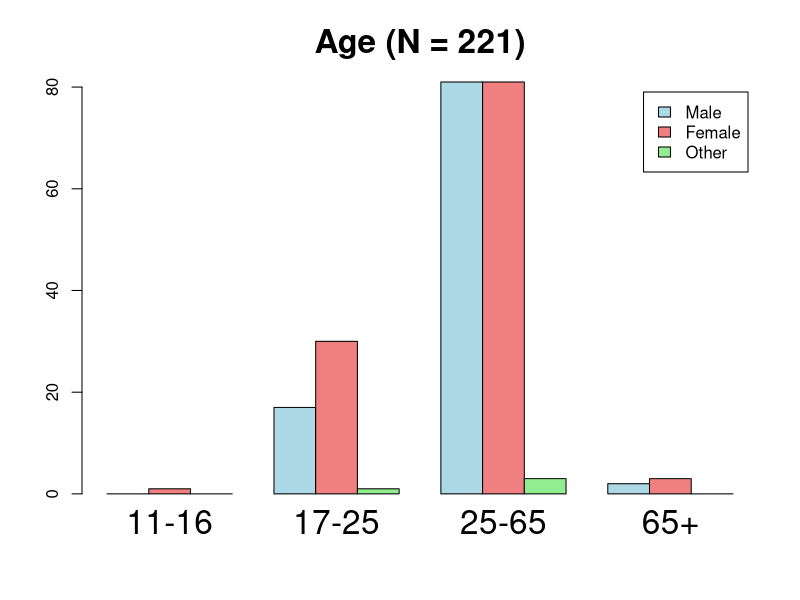
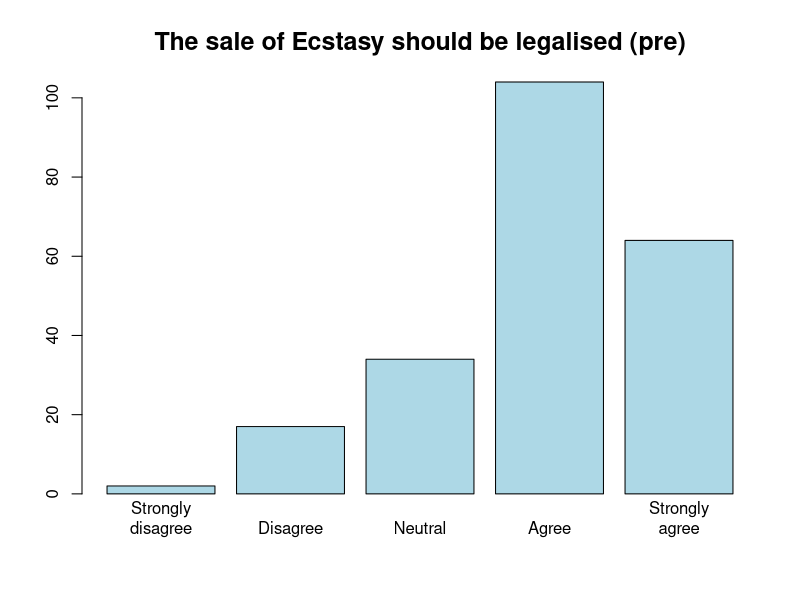
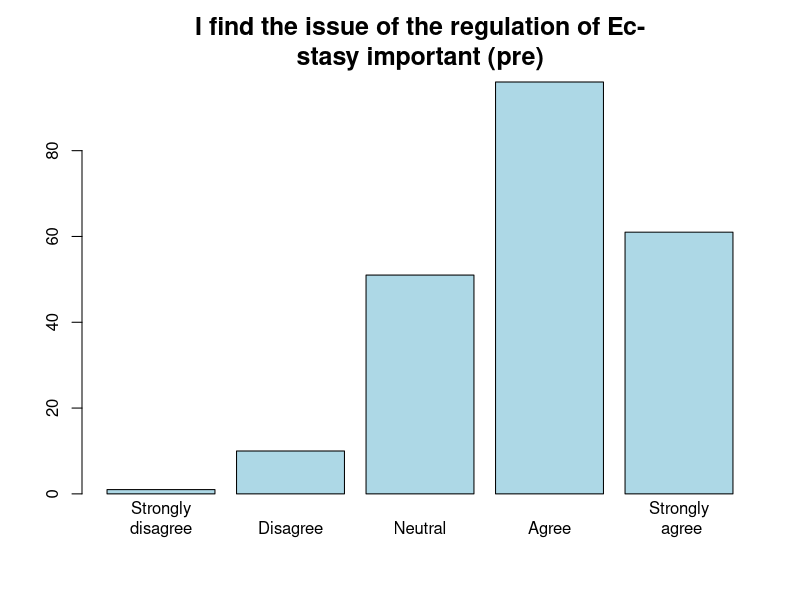
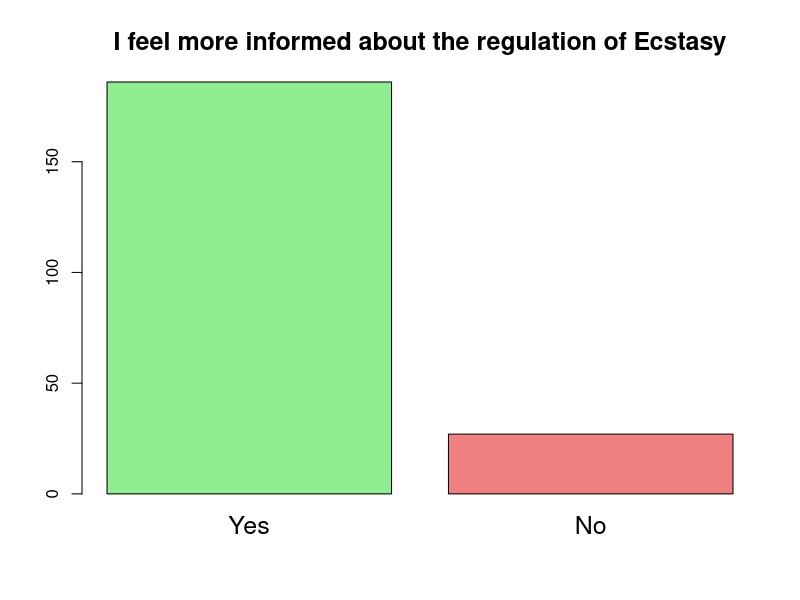
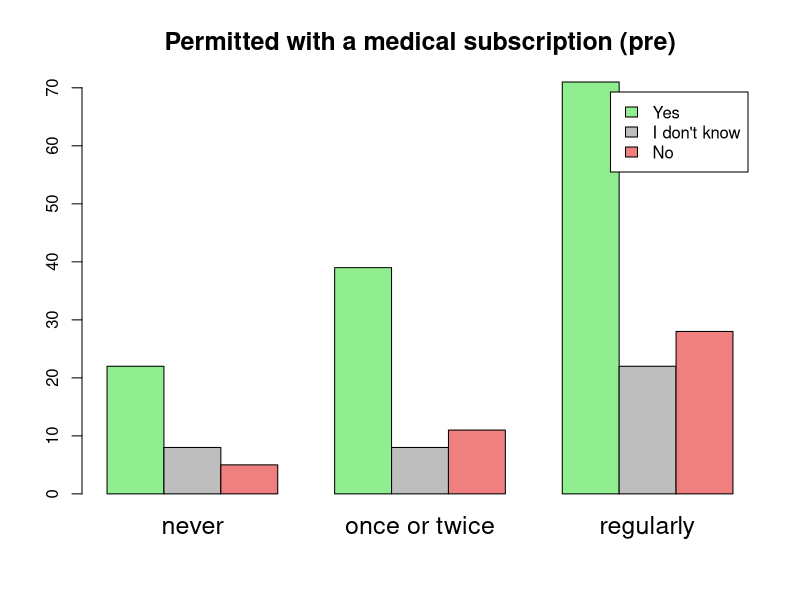
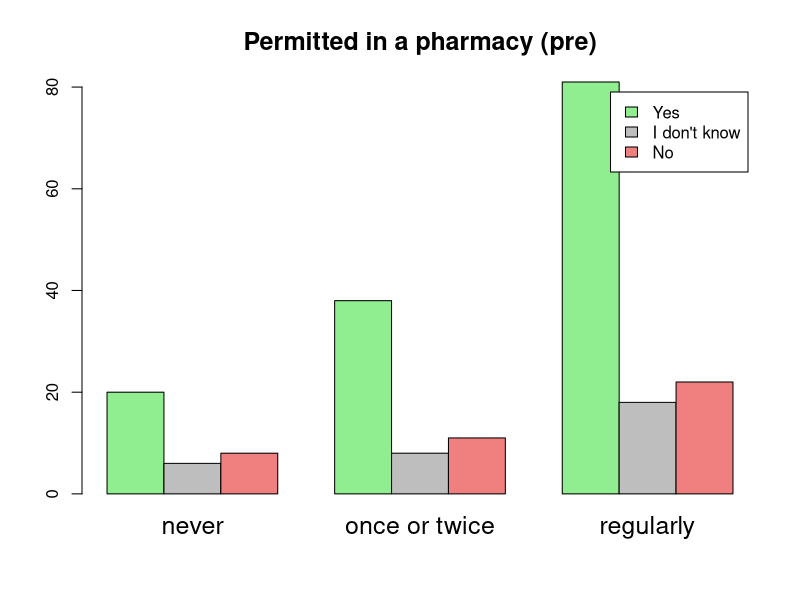
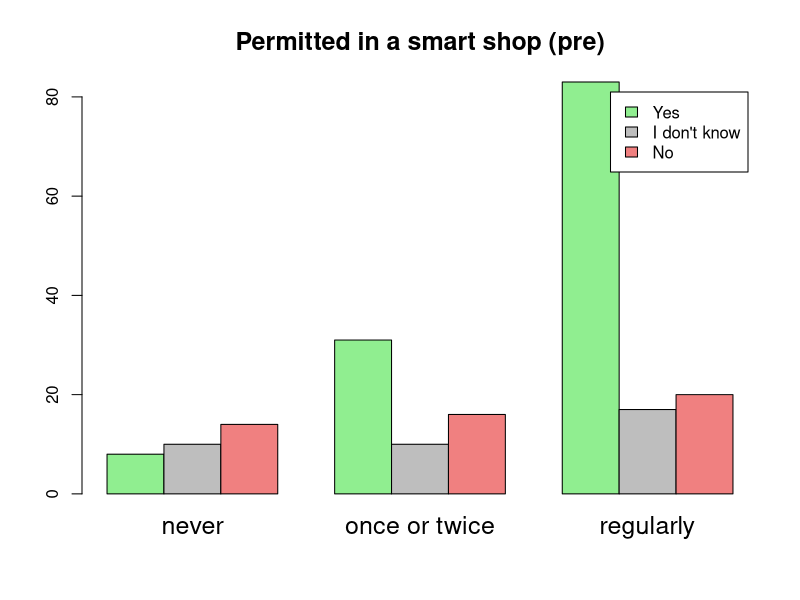
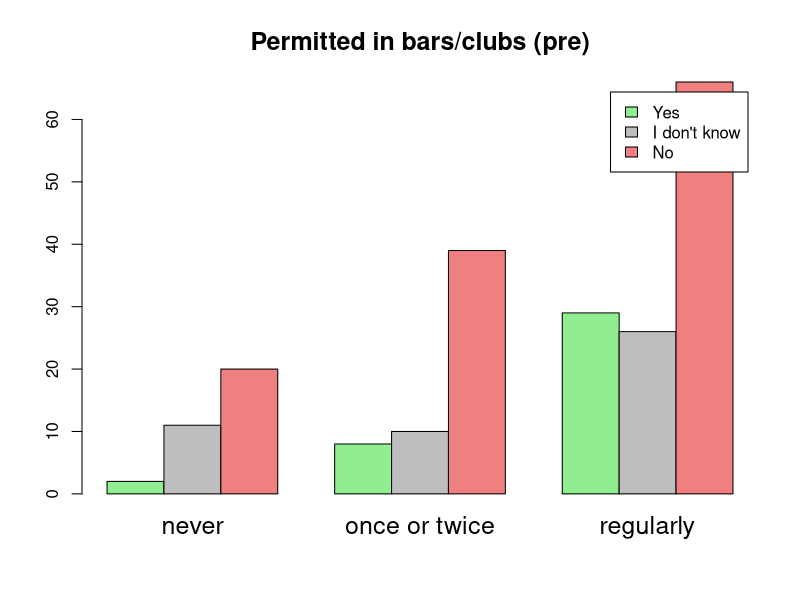

These figures' R source, in order:
## ---- chunk 1
knitr::opts_chunk$set(echo = TRUE)
## ---- chunk 2
x <- readxl::read_xlsx("Poppi_results.xlsx")
x$duration=as.numeric((x$t2-x$t1)/60)
x$duration[x$duration <= 0]=NA
x=x[,c(-1,-11)]


questions='The sale of Ecstasy should be legalised (pre)'
questions[2]='I find the issue of the regulation of Ec-
stasy important (pre)'
questions[3]='Permitted with a medical subscription (pre)'
questions[4]='Permitted in a pharmacy (pre)'
questions[5]='Permitted in a smart shop (pre)'
questions[6]='Permitted in bars/clubs (pre)'
questions[7]='Permitted for people of legal age (pre)'
questions[8]='Permitted with a valid ID (pre)'
questions[9]='and marketing can be permitted (pre)'
questions[10]='The sale of Ecstasy should be legalised (post)'
questions[11]='I find the issue of the regulation of Ec-
stasy important (post)'
questions[12]='Permitted with a medical subscription (post)'
questions[13]='Permitted in a pharmacy (post)'
questions[14]='Permitted in a smart shop (post)'
questions[15]='Permitted in bars/clubs (post)'
questions[16]='Permitted for people of legal age (post)'
questions[17]='Permitted with a valid ID (post)'
questions[18]='and marketing can be permitted (post)'
questions[19]='I feel more informed about the regulation of Ecstasy'
questions[20]='Gender'
questions[21]='Age'
questions[22]='I have used Ecstasy'
names=list()
names[[1]]=c('Strongly\ndisagree','Disagree','Neutral','Agree','Strongly\nagree')
names[[2]]=c('Strongly\ndisagree','Disagree','Neutral','Agree','Strongly\n agree')
names[[3]]=c("Yes","I don't know", "No")
for(i in 4:9) names[[i]]=names[[3]]
names[[10]]=names[[1]]
names[[11]]=names[[2]]
for(i in 12:18) names[[i]]=names[[3]]
names[[19]]=c("Yes", "No")
names[[20]]=c('Male','Female','Other')#,'Prefer not to say')
names[[21]]=c('11-16','17-25','25-65','65+')
names[[22]]=c('never','once or twice','regularly','Prefer not to say')
## ---- chunk 3
y=as.matrix(x)
#for(i in 1:21)
#barplot(table(y[,i]), main=questions[i],cex.main=.8,col='lightblue',names.arg=names[[i]])
barplot(table(y[,20],y[,21]),beside=T,names.arg=names[[21]],
        main=paste(questions[21],'(N = 221)'),col=c('lightblue','lightcoral','lightgreen'),cex.names=2,cex.main=2,legend=names[[20]])

## ---- chunk 4
y=as.matrix(x)
i=1;barplot(table(y[,i]), main=questions[i],cex.main=.8,col='lightblue',names.arg=names[[i]],cex.main=1.5,cex.names=1)
i=2;barplot(table(y[,i]), main=questions[i],cex.main=.8,col='lightblue',names.arg=names[[i]],cex.main=1.5,cex.names=1)
i=19;barplot(table(y[,i]), main=questions[i],cex.main=.8,names.arg=names[[i]],col=c('lightgreen','lightcoral'),cex.main=1.5,cex.names=1.5)
## ---- chunk 5
y=as.matrix(x)
y[y[,22]==4,]=NA

for (i in 3:9)
barplot(table(y[,i],y[,22]),beside=T,names.arg=names[[22]][-4],
        main=questions[i],col=c('lightgreen','grey','lightcoral'),cex.names=1.5,cex.main=1.5,legend=names[[i]])
## ---- chunk 6
y=as.matrix(x)

for (i in 3:9)
barplot(table(y[,i],y[,21]),beside=T,names.arg=names[[21]],
        main=questions[i],col=c('lightgreen','grey','lightcoral'),cex.names=1.5,cex.main=1.5,legend=names[[i]])
## ---- chunk 7
y=as.matrix(x)

for (i in 3:9)
barplot(table(y[,i],y[,20]),beside=T,names.arg=names[[20]],
        main=questions[i],col=c('lightgreen','grey','lightcoral'),cex.names=1.5,cex.main=1.5,legend=names[[i]])
